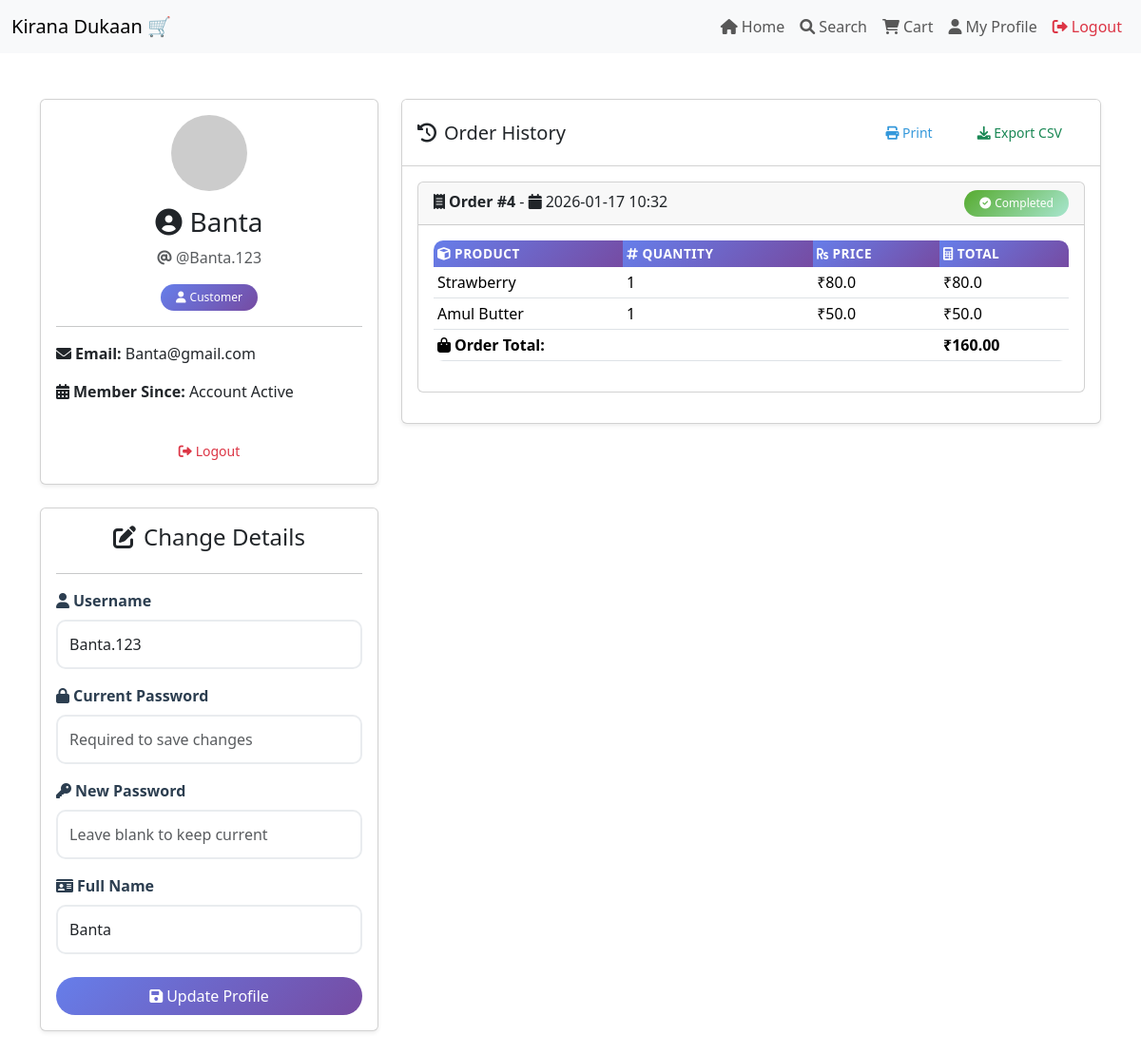
The page /profile (signed in) on the database as committed earlier.
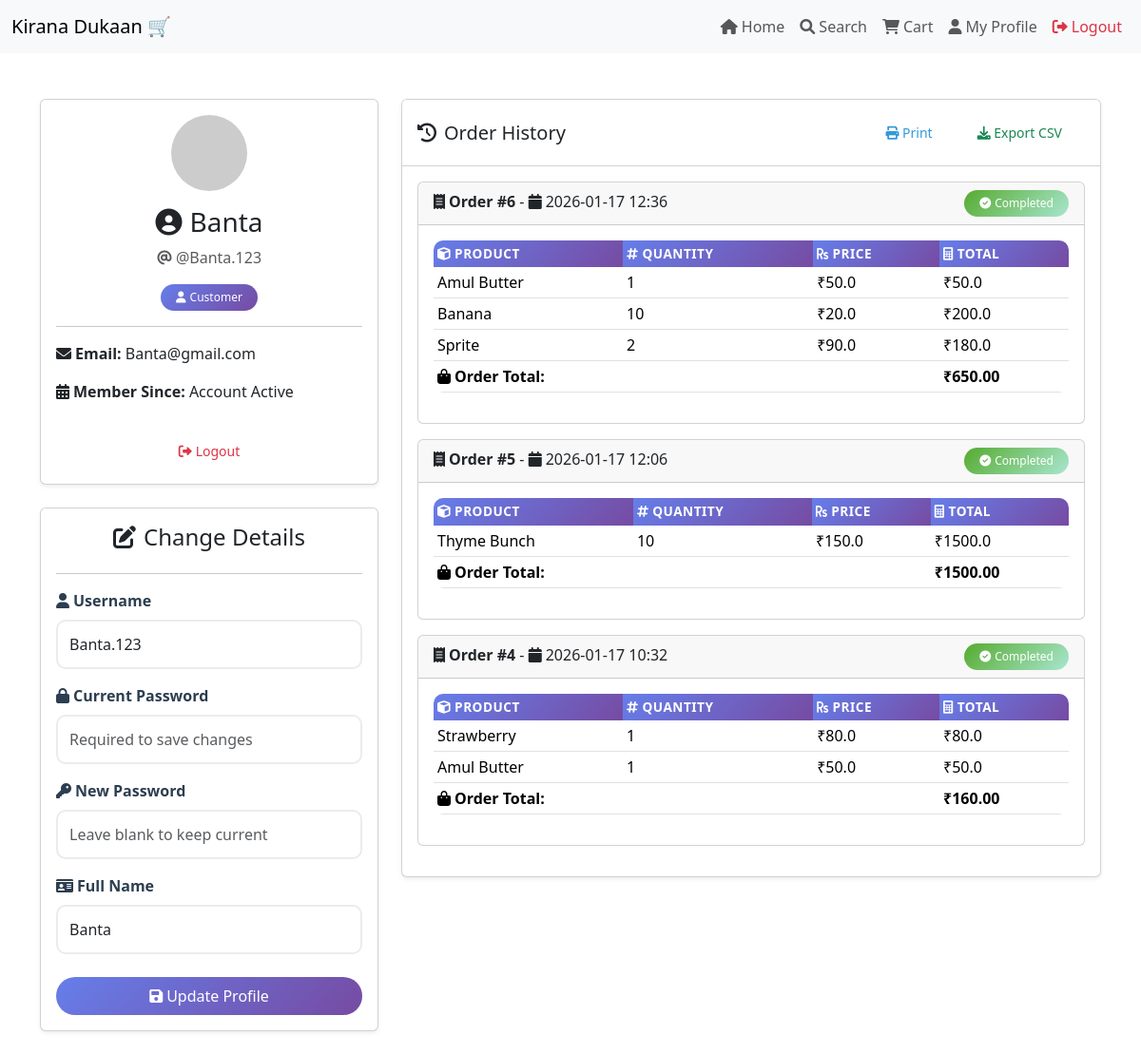
The same page on the database as committed later.
### models.py (models this page shows, shortened)
class User(db.Model):
    id = db.Column(db.Integer, primary_key=True)
    username = db.Column(db.String(32), unique=True)
    passhash = db.Column(db.String(256), nullable=False)
    name = db.Column(db.String(64), nullable=True)
    email = db.Column(db.String(120), unique=True, nullable=True)
    is_admin = db.Column(db.Boolean, nullable=False, default=False)
    transactions = db.relationship('Transaction', backref='user', lazy=True)

class Transaction(db.Model):
    id = db.Column(db.Integer, primary_key=True)
    user_id = db.Column(db.Integer, db.ForeignKey('user.id'), nullable=False)
    datetime = db.Column(db.DateTime, nullable=False)
    orders = db.relationship('Order', backref='transaction', lazy=True, cascade='all, delete-orphan')

class Order(db.Model):
    id = db.Column(db.Integer, primary_key=True)
    transaction_id = db.Column(db.Integer, db.ForeignKey('transaction.id'), nullable=False)
    product_id = db.Column(db.Integer, db.ForeignKey('product.id'), nullable=False)
    quantity = db.Column(db.Integer, nullable=False)
    price = db.Column(db.Float, nullable=False)

class Product(db.Model):
    id = db.Column(db.Integer, primary_key=True)
    name = db.Column(db.String(64), nullable=False)
    price = db.Column(db.Integer, nullable=False)
    description = db.Column(db.String(256), nullable=False)
    category_id = db.Column(db.Integer, db.ForeignKey('category.id'), nullable=False)
    quantity = db.Column(db.Integer, nullable=False)
    man_date = db.Column(db.Date, nullable=False)
    cart_items = db.relationship('Cart', backref='product', lazy=True)
    orders = db.relationship('Order', backref='product', lazy=True)

### routes.py (the view)
@main.route('/profile')
@auth_required
def profile():
    user_id = session['user_id']
    user = User.query.get(user_id)
    transactions = Transaction.query.filter_by(user_id=user_id).order_by(Transaction.datetime.desc()).all()
    return render_template('profile.html', user=user, transactions=transactions)

### routes.py (called while the page is built)
def auth_required(f):
    @wraps(f)
    def decorated_function(*args, **kwargs):
        if 'user_id' not in session:
            flash('Please log in to access this page.', 'warning')
            return redirect(url_for('main.login'))
        return f(*args, **kwargs)
    return decorated_function

### templates/profile.html (shortened to what this page needs)
{% extends 'layout.html' %}
{% block content %}
<div class="row mt-5">
    <div class="col-md-4">
        <div class="card shadow-sm">
            <div class="card-body text-center">
                <img src="https://ui-avatars.com/api/?name={{ user.name }}&background=random"
                    class="rounded-circle mb-3" alt="Profile Picture">
                <h3 class="card-title"><i class="fas fa-user-circle me-2"></i>{{ user.name }}</h3>
                <p class="text-muted"><i class="fas fa-at me-1"></i>@{{ user.username }}</p>
                {% if user.is_admin %}
                <span class="badge bg-danger"><i class="fas fa-crown me-1"></i>Administrator</span>
                {% else %}
                <span class="badge bg-primary"><i class="fas fa-user me-1"></i>Customer</span>
                {% endif %}
                <hr>
                <div class="text-start">
                    <p><i class="fas fa-envelope me-1"></i><strong>Email:</strong> {{ user.email or 'Not provided' }}</p>
                    <p><i class="fas fa-calendar-alt me-1"></i><strong>Member Since:</strong> Account Active</p>
                </div>
                <a href="{{ url_for('main.logout') }}" class="btn btn-outline-danger btn-sm w-100 mt-3"><i class="fas fa-sign-out-alt me-1"></i>Logout</a>
            </div>
        </div>
        <div class="card shadow-sm mt-4 mb-4">
            <div class="card-body">
                <form action="" method="post">
                    <h4 class="card-title text-center mb-4"><i class="fas fa-edit me-2"></i>Change Details</h4>
                    <hr>
                    <div class="mb-3">
                        <label for="username" class="form-label"><i class="fas fa-user me-1"></i><strong>Username</strong></label>
                        <input type="text" name="username" id="username" value="{{user.username}}" class="form-control" required>
                    </div>
                    <div class="mb-3">
                        <label for="cpassword" class="form-label"><i class="fas fa-lock me-1"></i><strong>Current Password</strong></label>
                        <input type="password" name="cpassword" id="cpassword" class="form-control" placeholder="Required to save changes" required>
                    </div>
                    <div class="mb-3">
                        <label for="password" class="form-label"><i class="fas fa-key me-1"></i><strong>New Password</strong></label>
                        <input type="password" name="password" id="password" class="form-control" placeholder="Leave blank to keep current">
                    </div>
                    <div class="mb-4">
                        <label for="name" class="form-label"><i class="fas fa-id-card me-1"></i><strong>Full Name</strong></label>
                        <input type="text" name="name" id="name" value="{{user.name}}" class="form-control">
                    </div>
                    <div class="d-grid">
                        <button type="submit" class="btn btn-primary"><i class="fas fa-save me-1"></i>Update Profile</button>
                    </div>
                </form>
            </div>
        </div>
    </div> <div class="col-md-8">
        <div class="card shadow-sm">
            <div class="card-header bg-white py-3 d-flex justify-content-between align-items-center">
                <h5 class="mb-0"><i class="fas fa-history me-2"></i>Order History</h5>
                {% if transactions %}
                <div class="btn-group" role="group">
                    <button onclick="window.print()" class="btn btn-outline-primary btn-sm">
                        <i class="fas fa-print"></i> Print
                    </button>
                    <a href="{{ url_for('main.export_transactions_csv') }}" class="btn btn-outline-success btn-sm">
                        <i class="fas fa-download"></i> Export CSV
                    </a>
                </div>
                {% endif %}
            </div>
            <div class="card-body">
                {% if transactions %}
                    {% for transaction in transactions %}
                    <div class="card mb-3">
                        <div class="card-header">
                            <strong><i class="fas fa-receipt me-1"></i>Order #{{ transaction.id }}</strong> - <i class="fas fa-calendar me-1"></i>{{ transaction.datetime.strftime('%Y-%m-%d %H:%M') }}
                            <span class="badge bg-success float-end"><i class="fas fa-check-circle me-1"></i>Completed</span>
                        </div>
                        <div class="card-body">
                            <div class="table-responsive">
                                <table class="table table-sm">
                                    <thead>
                                        <tr>
                                            <th><i class="fas fa-cube me-1"></i>Product</th>
                                            <th><i class="fas fa-hashtag me-1"></i>Quantity</th>
                                            <th><i class="fas fa-rupee-sign me-1"></i>Price</th>
                                            <th><i class="fas fa-calculator me-1"></i>Total</th>
                                        </tr>
                                    </thead>
                                    <tbody>
                                        {% for order in transaction.orders %}
                                        <tr>
                                            <td>{{ order.product.name }}</td>
                                            <td>{{ order.quantity }}</td>
                                            <td>₹{{ order.price }}</td>
                                            <td>₹{{ order.quantity * order.price }}</td>
                                        </tr>
                                        {% endfor %}
                                    </tbody>
                                    <tfoot>
                                        <tr>
                                            <th colspan="3"><i class="fas fa-shopping-bag me-1"></i>Order Total:</th>
                                            <th>₹{{ "%.2f"|format(transaction.orders|sum(attribute='quantity') * (transaction.orders[0].price if transaction.orders else 0)) }}</th>
                                        </tr>
                                    </tfoot>
                                </table>
                            </div>
                        </div>
                    </div>
                    {% endfor %}
                {% endif %}
            </div>
        </div>
    </div> </div> {% endblock %}

### templates/layout.html (shortened to what this page needs)
<!DOCTYPE html>
<html lang="en">
<head>
    <link href="https://cdn.jsdelivr.net/npm/bootstrap@5.3.8/dist/css/bootstrap.min.css" rel="stylesheet">
    <link rel="stylesheet" href="https://cdnjs.cloudflare.com/ajax/libs/font-awesome/6.0.0/css/all.min.css">
    <link href="{{ url_for('static', filename='css/custom.css') }}" rel="stylesheet">
</head>
<body>
    {% include 'navbar.html' with context %}
    <div class="container mt-3">
        {% block content %}
            {% endblock %}
    </div>
</body>
</html>

### templates/navbar.html (shortened to what this page needs)
<nav class="navbar navbar-expand-lg bg-body-tertiary">
  <div class="container-fluid">
    <a class="navbar-brand" href="#">Kirana Dukaan 🛒</a>
    <div class="collapse navbar-collapse" id="navbarNav">
      <ul class="navbar-nav ms-auto">
        {% if session.get('user_id') %}
        <li class="nav-item">
          <a class="nav-link" href="{{ url_for('main.index') }}">
            <i class="fas fa-home me-1"></i>Home
          </a>
        </li>
        {% if user and not user.is_admin %}
        <li class="nav-item">
          <a class="nav-link" href="{{ url_for('main.search') }}">
            <i class="fas fa-search me-1"></i>Search
          </a>
        </li>
        <li class="nav-item">
          <a class="nav-link" href="{{ url_for('main.cart') }}">
            <i class="fas fa-shopping-cart me-1"></i>Cart
          </a>
        </li>
        {% endif %}
        <li class="nav-item">
          <a class="nav-link" href="{{ url_for('main.profile') }}">
            <i class="fas fa-user me-1"></i>My Profile
          </a>
        </li>
        <li class="nav-item">
          <a class="nav-link text-danger" href="{{ url_for('main.logout') }}">
            <i class="fas fa-sign-out-alt me-1"></i>Logout
          </a>
        </li>
        {% endif %}
      </ul>
    </div>
  </div>
</nav>

### static/css/custom.css (style rules this page uses)
.form-select, .form-control { border-radius: 8px; border: 1px solid #ced4da; }
.btn-primary { background: linear-gradient(135deg, #667eea 0%, #764ba2 100%); border: none; border-radius: 8px; font-weight: 500; transition: all 0.3s ease; }
.btn-outline-primary { border-color: #3498db; color: #3498db; border-radius: 8px; font-weight: 500; transition: all 0.3s ease; }
.btn { border-radius: 25px; font-weight: 500; padding: 0.5rem 1.5rem; transition: all 0.3s ease; border: none; }
.btn-primary { background: linear-gradient(135deg, #667eea 0%, #764ba2 100%); }
.table { border-radius: 10px; overflow: hidden; }
.table thead th { background: linear-gradient(135deg, #667eea 0%, #764ba2 100%); color: white; border: none; font-weight: 600; text-transform: uppercase; font-size: 0.85rem; letter-spacing: 0.5px; }
.table tbody tr { transition: background-color 0.3s ease; }
.form-control { border-radius: 10px; border: 2px solid #e9ecef; padding: 0.75rem; transition: border-color 0.3s ease, box-shadow 0.3s ease; }
.form-label { font-weight: 600; color: #2c3e50; margin-bottom: 0.5rem; }
.badge { border-radius: 20px; font-weight: 500; padding: 0.5rem 1rem; }
.bg-primary { background: linear-gradient(135deg, #667eea 0%, #764ba2 100%) !important; }
.bg-success { background: linear-gradient(135deg, #56ab2f 0%, #a8e6cf 100%) !important; }

Rows that differ between the two databases and show on the page:
added Transaction: orders|sum "650.00"
added Order: product.name "Amul Butter", quantity "1", price "50.0", order.quantity*order.price "50.0", shown under "6"
added Order: product.name "Banana", quantity "10", price "20.0", order.quantity*order.price "200.0", shown under "6"
added Order: product.name "Sprite", quantity "2", price "90.0", order.quantity*order.price "180.0", shown under "6"
added Transaction: orders|sum "1500.00"
added Order: product.name "Thyme Bunch", quantity "10", price "150.0", order.quantity*order.price "1500.0", shown under "5"
